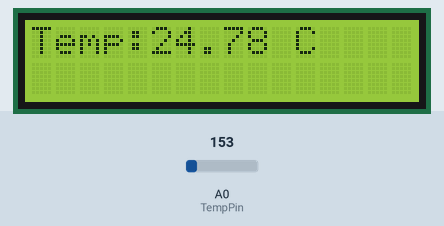
Simulated run of this sketch. Board: Arduino Uno, built with avr-gcc and run on an emulated ATmega328P. Parts: 16×2 character LCD. The inputs (shaded band) are chosen by the test bench; at power-on: A0 (TempPin) = 153.

Above: at 1.2 s.
1.3 s: A0 (TempPin) set to 131
At 2.1 s:
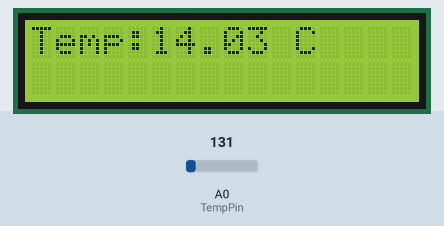
2.8 s: A0 (TempPin) set to 116
At 4.0 s:
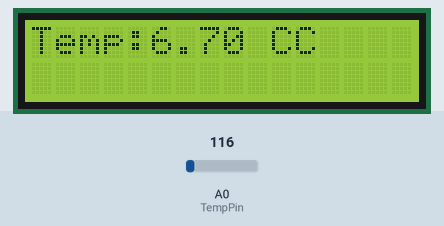
4.3 s: A0 (TempPin) set to 133
At 5.4 s:
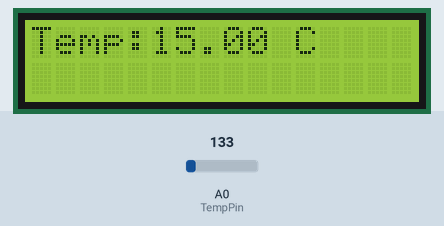
Timing chart, 0 to 7.3 s (numbered marks = the images above; inputs shaded):
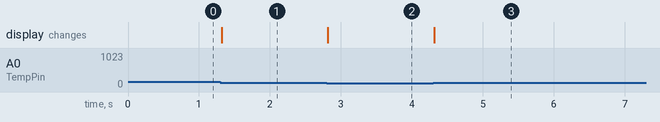

Measured:
- the behaviour switches between 123 and 122 on A0 (TempPin) (found by bisection; images 1 and 2)
- after the input at 1.3 s, the display: changes at once (image 1)
- after the input at 2.8 s, the display: changes at once (image 2)
- after the input at 4.3 s, the display: changes at once (image 3)

The sketch:

Code.ino
```cpp
#include <Wire.h>
#include <Adafruit_LiquidCrystal.h>
Adafruit_LiquidCrystal lcd(0);
int TempPin=A0;
int RawValue;
float Voltage;
float Temp;

void setup()
{
  lcd.begin(16, 2);
  lcd.setBacklight(1);
  lcd.setCursor(0,0);
}

void loop()
{
 RawValue=analogRead(TempPin);
  Voltage=RawValue*(5.0 / 1023.0);
  Temp=(Voltage-0.5)*100;
  lcd.setCursor(0,0);
   lcd.print("Temp:");
  lcd.print(Temp);
  lcd.print(" C");

}
```
